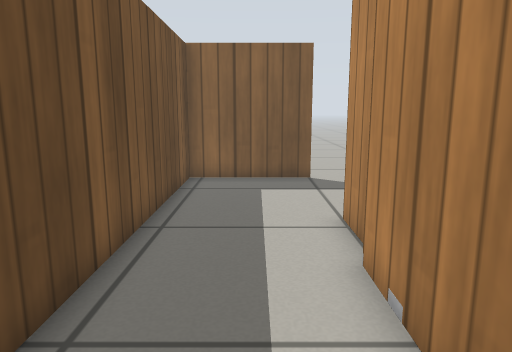
View 1 (above)

12 first-person views from a walk through a Gazebo world. The camera is 0.61 m above the floor, tilts 10° down and sees 70° across. The floor is counted in squares, 0.25 m on a side. Each view is taken from the middle of a square. On the plan, view 1 faces up. The plan holds only what a view shows up to about 20 squares ahead; the rest is blank. Simple patterns stand in for the simulator's built-in surfaces.

View 2
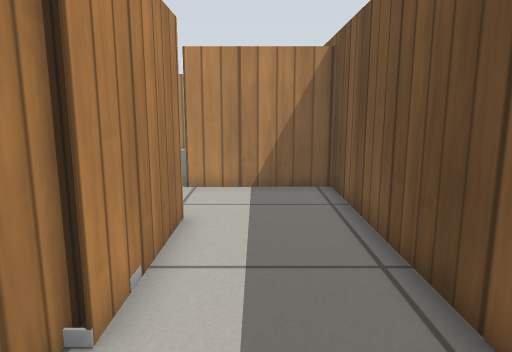

View 3
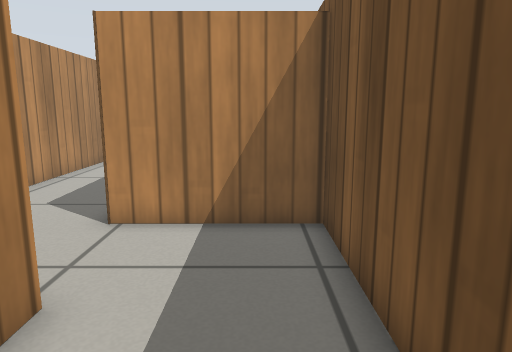

View 4
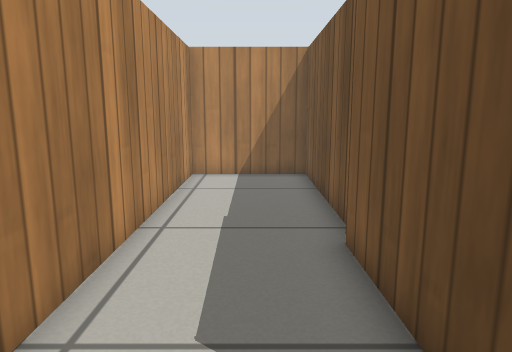

View 5
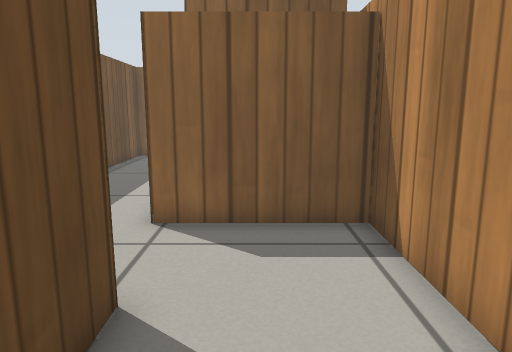

View 6
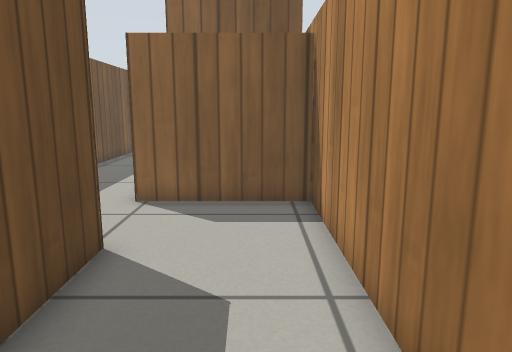

View 7
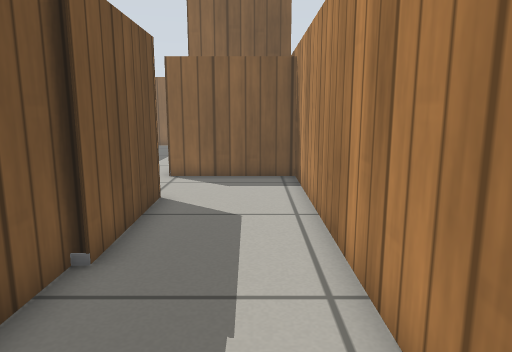

View 8
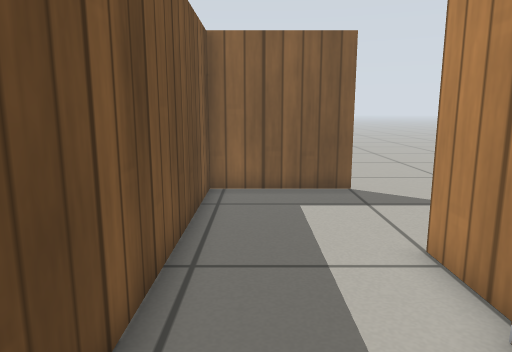

View 9
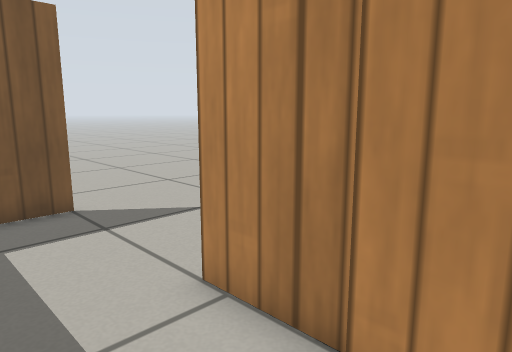

View 10
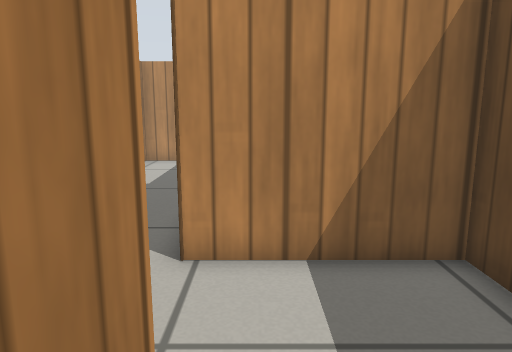

View 11
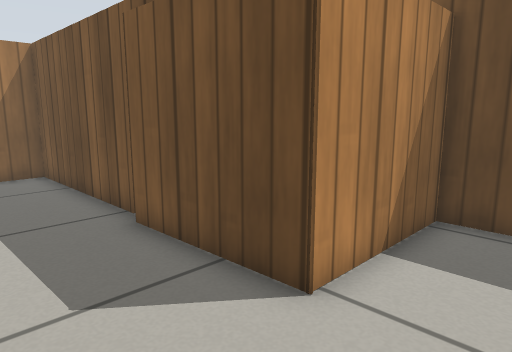

View 12
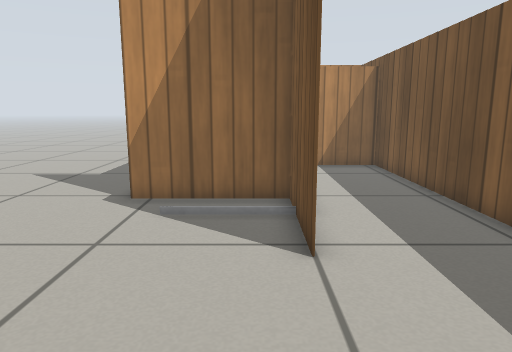

### Floor plan
Points are (right, up) in squares from view 1. A wall is a line through its corners. A room is listed if a view was taken in it or the views show most of it. See-through windows are left out.
Room 1 (views 1, 2, 3, 8, 9, 10)
walls: (2, 5) (2, 8.1); (1.7, 0.8) (1.7, 5.7); (2.1, 13.4) (-2.5, 13.4) (-2.5, -2.7) (2.2, -2.7)
ways out: opening at (2, -1) to room 2; opening at (2, 10.5) to room 3
Room 2 (views 4, 5, 6, 7, 11)
walls: (2, -6.9) (2, -15.2) (6.5, -15.2) (6.5, 0.8) (1.7, 0.8); (2.2, -2.7) (2.3, -7.5)
ways out: opening at (2, -1) to room 1
Room 3 (view 12)
walls: (2, 8.1) (2.1, 3.9) (6.6, 3.9)
ways out: opening at (2, 10.5) to room 1; opening at (8, 1)

Where each view was taken, in squares from view 1:
view 1: 0 up, 0 right, facing up
view 2: 9 up, 0 right, facing down
view 3: 5 up, 1 left, facing down
view 4: 1 down, 4 right, facing down
view 5: 7 down, 4 right, facing up
view 6: 9 down, 5 right, facing up
view 7: 13 down, 5 right, facing up
view 8: 2 up, 1 left, facing up
view 9: 4 up, 1 left, facing up-right
view 10: 3 up, 1 right, facing down
view 11: 0 up, 6 right, facing down-left
view 12: 14 up, 3 right, facing down
